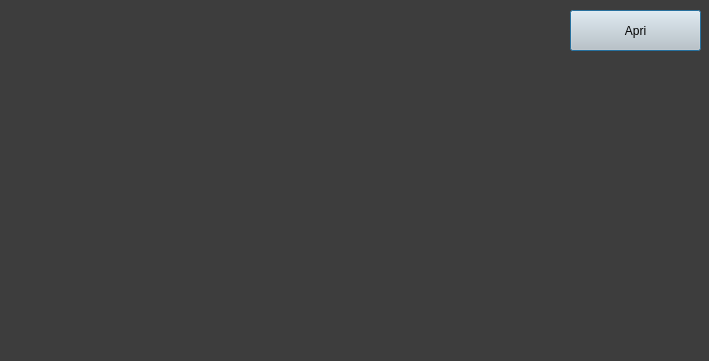
<?xml version="1.0" encoding="UTF-8"?>
<ui version="4.0">
 <class>Dialog</class>
 <widget class="QDialog" name="Dialog">
  <property name="geometry">
   <rect>
    <x>0</x>
    <y>0</y>
    <width>709</width>
    <height>361</height>
   </rect>
  </property>
  <property name="windowTitle">
   <string>Dialog</string>
  </property>
  <property name="styleSheet">
   <string notr="true">QDialog#Dialog{
background-color: rgb(61, 61, 61);}</string>
  </property>
  <widget class="QPushButton" name="open_button">
   <property name="geometry">
    <rect>
     <x>570</x>
     <y>10</y>
     <width>131</width>
     <height>41</height>
    </rect>
   </property>
   <property name="cursor">
    <cursorShape>PointingHandCursor</cursorShape>
   </property>
   <property name="styleSheet">
    <string notr="true">background-color: rgb(202, 202, 202);
font: 10pt &quot;MS Shell Dlg 2&quot;;</string>
   </property>
   <property name="text">
    <string>Apri</string>
   </property>
  </widget>
  <widget class="QWidget" name="horizontalLayoutWidget">
   <property name="geometry">
    <rect>
     <x>10</x>
     <y>10</y>
     <width>551</width>
     <height>341</height>
    </rect>
   </property>
   <layout class="QHBoxLayout" name="clienti_layout"/>
  </widget>
 </widget>
 <resources/>
 <connections/>
</ui>
